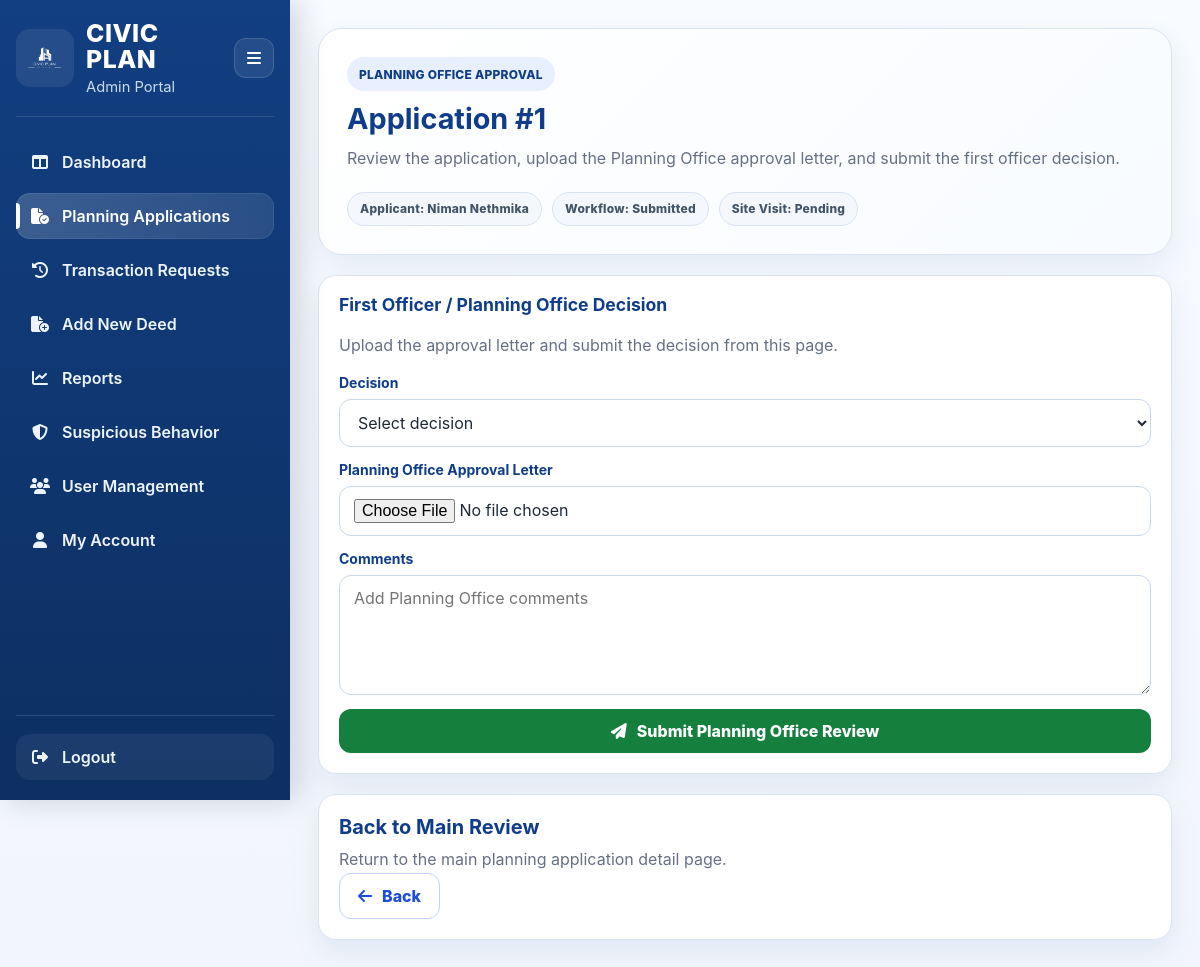
/admin/planning-applications/1/planning-office (signed in), run on the app's committed database.
### tables this page shows
CREATE TABLE planning_applications (
        application_id INTEGER PRIMARY KEY AUTOINCREMENT,
        user_id INTEGER NOT NULL,
        status TEXT NOT NULL DEFAULT 'Draft',
        current_step TEXT DEFAULT '1',
        created_at TEXT DEFAULT CURRENT_TIMESTAMP,
        updated_at TEXT DEFAULT CURRENT_TIMESTAMP,
        reviewed_by INTEGER,
        reviewed_at TEXT,
        admin_comment TEXT,
        decision_pdf_path TEXT,
        workflow_stage TEXT DEFAULT 'Submitted',

        site_visit_required INTEGER DEFAULT 1,
        site_visit_status TEXT DEFAULT 'Pending',

        additional_docs_required INTEGER DEFAULT 0,

        planning_office_decision TEXT,
        planning_office_comment TEXT,
        planning_office_letter_path TEXT,

        first_officer_decision TEXT,
        first_officer_comment TEXT,
        first_officer_by INTEGER,
        first_officer_at TEXT,

        deputy_director_decision TEXT,
        deputy_director_comment TEXT,
        deputy_director_by INTEGER,
        deputy_director_at TEXT,

        committee_decision TEXT,
        committee_comment TEXT,
        committee_by INTEGER,
        committee_at TEXT, first_officer_letter_path TEXT, deputy_director_letter_path TEXT,

        FOREIGN KEY (user_id) REFERENCES users(user_id)
    );

CREATE TABLE users (
        user_id INTEGER PRIMARY KEY AUTOINCREMENT,
        first_name TEXT NOT NULL,
        last_name TEXT NOT NULL,
        phone_number TEXT,
        email TEXT NOT NULL,
        password_hash TEXT NOT NULL,
        date_of_birth TEXT,
        address TEXT,
        city TEXT,
        nic TEXT NOT NULL,
        employee_id TEXT,
        is_admin BOOLEAN DEFAULT 0,
        is_active BOOLEAN DEFAULT 1,
        created_at TEXT DEFAULT CURRENT_TIMESTAMP
    , failed_login_attempts INTEGER DEFAULT 0);

### routes/admin_planning_application_routes.py (the view)
@admin_planning_bp.route("/admin/planning-applications/<int:application_id>/planning-office", endpoint="planning_office_approval")
def planning_office_approval(application_id):
    admin_user, redirect_response = admin_required()
    if redirect_response:
        return redirect_response
    data = fetch_full_application_bundle(application_id)
    if not data:
        flash("Application not found.", "error")
        return redirect(url_for("admin_planning.admin_planning_applications"))
    return render_template(
        "planning_office_approval.html",
        user=admin_user,
        application=data["application"],
        attachments=data["attachments"],
        requested_documents=data["requested_documents"],
        workflow_history=data["workflow_history"],
        active_page="planning_applications",
    )

### database/db_connection.py (called while the page is built)
def get_connection():
    conn = sqlite3.connect(DB_PATH)
    conn.row_factory = sqlite3.Row
    conn.execute("PRAGMA foreign_keys = ON")
    return conn

### routes/admin_routes.py (called while the page is built)
def get_current_user():
    if "user_id" not in session:
        return None
    conn = get_connection()
    cursor = conn.cursor()
    cursor.execute(
        """
        SELECT *
        FROM users
        WHERE user_id = ?
        """,
        (session["user_id"],),
    )
    user = cursor.fetchone()
    conn.close()
    return user

def admin_required():
    user = get_current_user()
    if not user:
        track_unauthorized_access()
        flash("Please sign in first.", "error")
        return None, redirect(url_for("auth.login"))
    if not user["is_admin"]:
        track_unauthorized_access()
        flash("Admin access only.", "error")
        return None, redirect(url_for("main.dashboard"))
    return user, None

### routes/password_reset_routes.py (called while the page is built)
def _is_logged_in_user():
    return session.get("user_id") is not None or session.get("admin_id") is not None

@password_reset_bp.app_context_processor
def inject_password_reset_context():
    reset_logged_in = _is_logged_in_user()
    reset_back_url = url_for("user.account") if reset_logged_in else url_for("auth.login")
    reset_back_text = "Back to My Account" if reset_logged_in else "Back to Login"
    return {
        "reset_logged_in": reset_logged_in,
        "reset_back_url": reset_back_url,
        "reset_back_text": reset_back_text,
    }

### templates/planning_office_approval.html (shortened to what this page needs)
<!DOCTYPE html>
<html lang="en">
<head>
    <link rel="stylesheet" href="{{ url_for('static', filename='admin_sidebar.css') }}">
    <link rel="stylesheet" href="{{ url_for('static', filename='admin_planning_office_approval.css') }}">
    <link rel="stylesheet" href="https://cdnjs.cloudflare.com/ajax/libs/font-awesome/6.5.0/css/all.min.css">
</head>
<body>
    <div class="dashboard-shell">
        {% include 'partials/admin_sidebar.html' %}
        <main class="main-content">
            <div class="page-shell">
                <section class="topbar">
                    <div class="topbar-left">
                        <span class="page-kicker">Planning Office Approval</span>
                        <h1>Application #{{ application['application_id'] }}</h1>
                        <p>
                            Review the application, upload the Planning Office approval letter,
                            and submit the first officer decision.
                        </p>
                    </div>
                    <div class="topbar-right">
                        <span class="chip">Applicant: {{ application['first_name'] }} {{ application['last_name'] }}</span>
                        <span class="chip">Workflow: {{ application['workflow_stage'] or '-' }}</span>
                        <span class="chip">Site Visit: {{ application['site_visit_status'] or '-' }}</span>
                    </div>
                </section>
                <section class="approval-page-grid">
                    <div class="left-column">
                        <div class="card">
                            <div class="card-header">
                                <h2 class="card-title">First Officer / Planning Office Decision</h2>
                            </div>
                            <div class="card-body">
                                <p class="card-desc">
                                    Upload the approval letter and submit the decision from this page.
                                </p>
                                <form method="POST"
                                      action="{{ url_for('admin_planning.submit_planning_office_review', application_id=application['application_id']) }}"
                                      enctype="multipart/form-data"
                                      class="stage-form">
                                    <div class="form-group">
                                        <label for="decision">Decision</label>
                                        <select id="decision" name="decision" required>
                                            <option value="">Select decision</option>
                                        </select>
                                    </div>
                                    <div class="form-group">
                                        <label for="approval_letter">Planning Office Approval Letter</label>
                                        <input type="file"
                                               id="approval_letter"
                                               name="approval_letter"
                                               accept=".pdf,.doc,.docx">
                                    </div>
                                    <div class="form-group">
                                        <label for="po_comment">Comments</label>
                                        <textarea id="po_comment"
                                                  name="po_comment"
                                                  placeholder="Add Planning Office comments">{{ application['planning_office_comment'] or '' }}</textarea>
                                    </div>
                                    <button class="btn btn-success" type="submit">
                                        <i class="fa-solid fa-paper-plane"></i>
                                        Submit Planning Office Review
                                    </button>
                                </form>
                            </div>
                        </div>
                    </div>
                    <div class="right-column">
                        <div class="action-card">
                            <h3>Back to Main Review</h3>
                            <p>Return to the main planning application detail page.</p>
                            <a class="btn btn-outline"
                               href="{{ url_for('admin_planning.review_planning_application', application_id=application['application_id']) }}">
                                <i class="fa-solid fa-arrow-left"></i>
                                Back
                            </a>
                        </div>
                    </div>
                </section>
            </div>
        </main>
    </div>
</body>
</html>

### static/admin_planning_office_approval.css (style rules this page uses)
:root { --bg: #f4f7fb; --surface: #ffffff; --surface-soft: #f8fbff; --line: #d9e4f2; --line-strong: #c7d6e8; --text: #1f2937; --muted: #667085; --heading: #0f3d8a; --primary: #1d4ed8; --primary-soft: #e8f0ff; --success: #15803d; --success-soft: #eaf8ee; --warning: #b45309; --warning-soft: #fff4e5; --danger: #b42318; --danger-soft: #fff1f1; --info: #245aba; --info-soft: #eef6ff; --shadow: 0 12px 30px rgba(15, 61, 138, 0.08); --radius-xl: 24px; --radius-lg: 18px; --radius-md: 14px; --radius-sm: 12px; }
* { box-sizing: border-box; }
html, body { margin: 0; padding: 0; min-height: 100%; overflow-x: hidden; }
body { font-family: Inter, Arial, Helvetica, sans-serif; background: linear-gradient(180deg, #f8fbff 0%, #f2f6fc 100%); color: var(--text); }
button, input, select, textarea { font: inherit; }
.dashboard-shell { display: flex; min-height: 100vh; width: 100%; align-items: stretch; }
.main-content { flex: 1; min-width: 0; padding: 28px; }
.page-shell { width: 100%; max-width: 1440px; margin: 0 auto; }
.topbar { display: grid; grid-template-columns: minmax(0, 1.25fr) minmax(320px, 1fr); gap: 20px; align-items: start; background: linear-gradient(135deg, #ffffff 0%, #f8fbff 100%); border: 1px solid var(--line); border-radius: var(--radius-xl); padding: 28px; box-shadow: var(--shadow); margin-bottom: 20px; }
.page-kicker, .chip, .doc-badge { display: inline-flex; align-items: center; justify-content: center; min-height: 34px; padding: 0 12px; border-radius: 999px; font-size: 12px; font-weight: 800; letter-spacing: 0.02em; }
.page-kicker { background: var(--primary-soft); color: var(--heading); text-transform: uppercase; margin-bottom: 10px; }
.topbar-left h1, .card-title, .action-card h3, .doc-title { margin: 0; color: var(--heading); }
.topbar-left h1 { font-size: clamp(1.8rem, 2.4vw, 2.5rem); margin-bottom: 10px; }
.topbar-left p, .card-desc, .doc-sub, .action-card p { color: var(--muted); line-height: 1.6; margin: 0; }
.topbar-right { display: flex; flex-wrap: wrap; justify-content: flex-end; gap: 10px; align-content: start; }
.chip { background: #f4f7fb; color: #445469; border: 1px solid var(--line); }
.approval-page-grid { display: grid; grid-template-columns: minmax(0, 1.45fr) minmax(320px, 0.85fr); gap: 20px; align-items: start; width: 100%; }
.left-column, .right-column { display: flex; flex-direction: column; gap: 18px; min-width: 0; }
.card, .action-card { background: var(--surface); border: 1px solid var(--line); border-radius: var(--radius-lg); box-shadow: var(--shadow); overflow: hidden; }
.card-header { padding: 18px 20px 0; }
.card-body { padding: 18px 20px 20px; }
.card-title { font-size: 1.1rem; }
.card-desc { margin-bottom: 16px; }
.stage-form { display: flex; flex-direction: column; gap: 14px; }
.form-group { display: flex; flex-direction: column; gap: 8px; }
.form-group label { font-size: 14px; font-weight: 700; color: var(--heading); }
select, input[type="file"], textarea { width: 100%; border: 1px solid var(--line-strong); border-radius: var(--radius-sm); padding: 12px 14px; background: #fff; color: var(--text); transition: 0.2s ease; }
textarea { min-height: 120px; resize: vertical; }
.action-card { padding: 20px; }
.action-card h3 { font-size: 1.25rem; margin-bottom: 8px; }
.btn { border: none; border-radius: var(--radius-sm); padding: 12px 18px; color: #fff; font-weight: 800; cursor: pointer; transition: 0.2s ease; text-decoration: none; display: inline-flex; align-items: center; justify-content: center; gap: 10px; }
.btn-success { background: var(--success); }
.btn-outline { background: #fff; color: var(--primary); border: 1px solid #bfd3ff; }
@media (max-width: 1200px) { .topbar, .approval-page-grid { grid-template-columns: 1fr; } }
@media (max-width: 1200px) { .topbar-right { justify-content: flex-start; } }

### data on the page
planning_applications: application_id "1", workflow_stage "Submitted", site_visit_status "Pending"
users: first_name "Niman", last_name "Nethmika"
